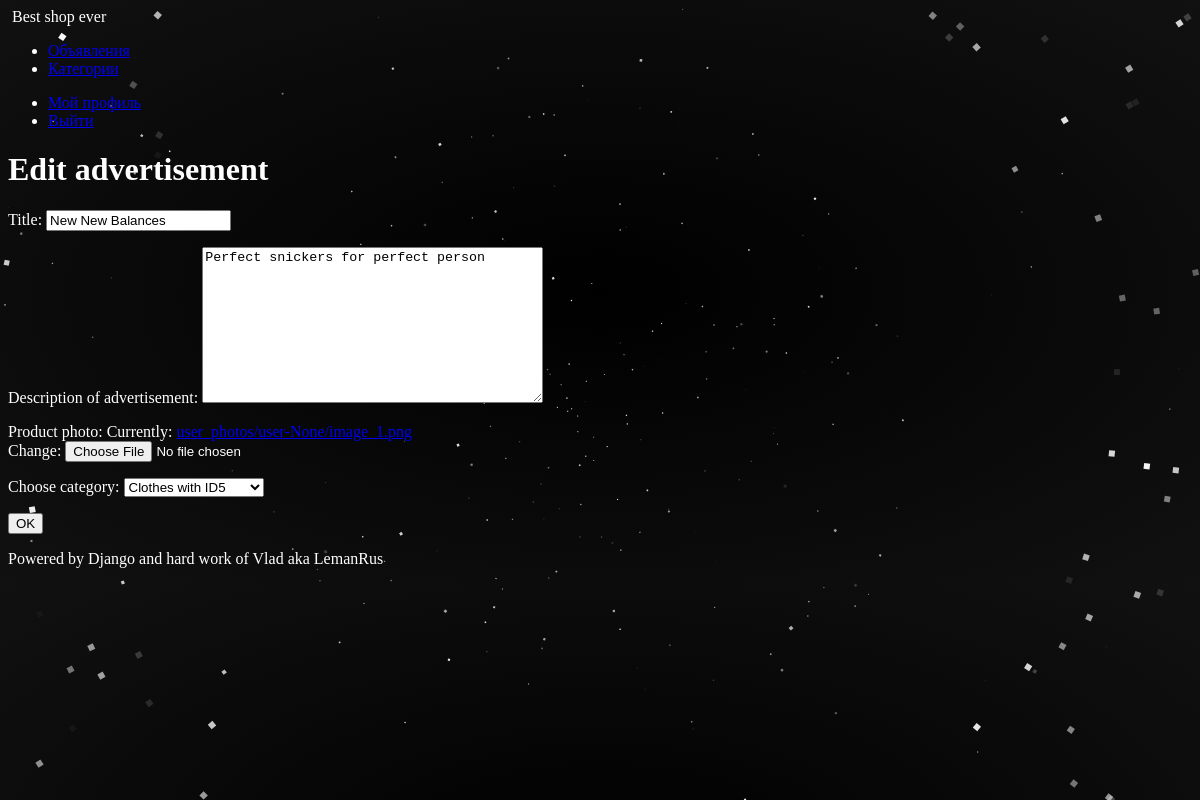
Screenshot of /ads/2/edit/ (signed in) with the database file from the repository.
### ads/models.py (models this page shows, shortened)
class Advertisement(models.Model):
    author = models.ForeignKey(CustomUser, on_delete=models.CASCADE, related_name='ads')
    title = models.CharField(max_length=150, blank=False)
    description = models.TextField(max_length=5000, blank=False)
    image = models.ImageField(upload_to=ad_image_path, default='default.png')
    status = models.CharField(max_length=1, choices=STATUS_CHOICES, default='d')
    date_pub = models.DateTimeField(auto_now_add=True)
    date_edit = models.DateTimeField(auto_now=True)
    category = models.ForeignKey(Category, on_delete=models.SET_DEFAULT, related_name='advertisements', default=Category.get_default_pk)

class Category(models.Model):
    title = models.CharField(max_length=150, blank=False, default='Common')
    description = models.TextField(max_length=5000, blank=False, default='Goods category')
    class Meta:
        verbose_name_plural = 'Categories'
    def __str__(self):
        return f"{self.title} with ID{self.id}"

### ads/views.py (the view, shortened to what this page needs)
# urls.py: path('ads/<int:ad_id>/edit/', views.AdEdit.as_view(), name='ad_edit'),
class AdEdit(UpdateView):
    model = Advertisement
    template_name = 'ads/ad_edit.html'
    pk_url_kwarg = 'ad_id'
    form_class = AdCreateForm
    context_object_name = 'ad'
    def dispatch(self, request, *args, **kwargs):
        obj = self.get_object()
        if obj.author != self.request.user:
            raise Exception('You are not allowed to edit! Go away!')
        return super().dispatch(request, *args, **kwargs)

### ads/forms.py
class AdCreateForm(forms.ModelForm):
    class Meta:
        model = Advertisement
        fields = ['title', 'description', 'image', 'category']
        labels = {
            'title': 'Title',
            'description': 'Description of advertisement',
            'image': 'Product photo',
            'category': 'Choose category',
        }
        widgets = {
            'description': forms.Textarea(
                attrs={
                    'class': 'form-control',
                    'placeholder': 'Describe your product in detail'
                }
            ),
            'image': forms.ClearableFileInput(
                attrs={
                    'class': 'form-control',
                }
            )
        }

### ads/templates/ads/ad_edit.html (shortened to what this page needs)
{% extends 'ads/base.html' %}
{% block content %}
    <h1>Edit advertisement</h1>
    <form action="{% url 'ads:ad_edit' ad.id %}" method="post" enctype="multipart/form-data">
        {{ form.as_p }}
        <input type="submit" value="OK">
    </form>
{% endblock content %}

### ads/static/ads/css/style.css (style rules this page uses)
* { box-sizing: border-box }
body { background: radial-gradient(#000, #111), #000; min-height: 100%; color: white; pointer-events: none; }
a, p, div, span, canvas, h1, form { pointer-events: auto; }

### rows the page displays
Advertisement: title "New New Balances", description "Perfect snickers for perfect person", category "Clothes with ID5"
